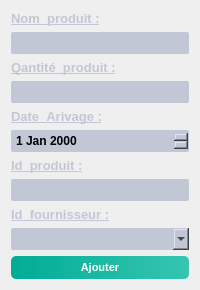
        <widget class="QWidget" name="tab_6">
         <attribute name="title">
          <string>Ajouter_produit</string>
         </attribute>
         <layout class="QVBoxLayout" name="verticalLayout_6">
          <item>
           <widget class="QLabel" name="label_12">
            <property name="font">
             <font>
              <pointsize>-1</pointsize>
              <weight>75</weight>
              <bold>true</bold>
              <underline>true</underline>
             </font>
            </property>
            <property name="styleSheet">
             <string notr="true">QLabel
{
	background-color: transparent;
	color: #c2c7d5;
	font-size: 13px;

}</string>
            </property>
            <property name="text">
             <string>Nom_produit :</string>
            </property>
           </widget>
          </item>
          <item>
           <widget class="QLineEdit" name="nom_ajouter">
            <property name="styleSheet">
             <string notr="true">background-color: #c2c7d5;
	color: #000;
	font-weight: bold;
	border: none;
	border-radius: 2px;
	padding: 3px;</string>
            </property>
           </widget>
          </item>
          <item>
           <widget class="QLabel" name="label_13">
            <property name="font">
             <font>
              <pointsize>-1</pointsize>
              <weight>75</weight>
              <bold>true</bold>
              <underline>true</underline>
             </font>
            </property>
            <property name="styleSheet">
             <string notr="true">QLabel
{
	background-color: transparent;
	color: #c2c7d5;
	font-size: 13px;

}</string>
            </property>
            <property name="text">
             <string>Qantité_produit :</string>
            </property>
           </widget>
          </item>
          <item>
           <widget class="QLineEdit" name="quantiter_ajouter">
            <property name="styleSheet">
             <string notr="true">background-color: #c2c7d5;
	color: #000;
	font-weight: bold;
	border: none;
	border-radius: 2px;
	padding: 3px;</string>
            </property>
           </widget>
          </item>
          <item>
           <widget class="QLabel" name="label_14">
            <property name="font">
             <font>
              <pointsize>-1</pointsize>
              <weight>75</weight>
              <bold>true</bold>
              <underline>true</underline>
             </font>
            </property>
            <property name="styleSheet">
             <string notr="true">QLabel
{
	background-color: transparent;
	color: #c2c7d5;
	font-size: 13px;

}</string>
            </property>
            <property name="text">
             <string>Date_Arivage :</string>
            </property>
           </widget>
          </item>
          <item>
           <widget class="QDateEdit" name="date_ajouter">
            <property name="styleSheet">
             <string notr="true">background-color: #c2c7d5;
	color: #000;
	font-weight: bold;
	border: none;
	border-radius: 2px;
	padding: 3px;</string>
            </property>
           </widget>
          </item>
          <item>
           <widget class="QLabel" name="label_15">
            <property name="font">
             <font>
              <pointsize>-1</pointsize>
              <weight>75</weight>
              <bold>true</bold>
              <underline>true</underline>
             </font>
            </property>
            <property name="styleSheet">
             <string notr="true">QLabel
{
	background-color: transparent;
	color: #c2c7d5;
	font-size: 13px;

}</string>
            </property>
            <property name="text">
             <string>Id_produit :</string>
            </property>
           </widget>
          </item>
          <item>
           <widget class="QLineEdit" name="id_ajouter">
            <property name="styleSheet">
             <string notr="true">background-color: #c2c7d5;
	color: #000;
	font-weight: bold;
	border: none;
	border-radius: 2px;
	padding: 3px;</string>
            </property>
           </widget>
          </item>
          <item>
           <widget class="QLabel" name="label_19">
            <property name="font">
             <font>
              <pointsize>-1</pointsize>
              <weight>75</weight>
              <bold>true</bold>
              <underline>true</underline>
             </font>
            </property>
            <property name="styleSheet">
             <string notr="true">QLabel
{
	background-color: transparent;
	color: #c2c7d5;
	font-size: 13px;

}</string>
            </property>
            <property name="text">
             <string>Id_fournisseur :</string>
            </property>
           </widget>
          </item>
          <item>
           <widget class="QComboBox" name="list_fournisseur">
            <property name="styleSheet">
             <string notr="true">background-color: #c2c7d5;
	color: #000;
	font-weight: bold;
	border: none;
	border-radius: 2px;
	padding: 3px;</string>
            </property>
           </widget>
          </item>
          <item>
           <widget class="QPushButton" name="pushButton_6">
            <property name="styleSheet">
             <string notr="true">QPushButton
{
	background-color: qlineargradient(spread:pad, x1:0, y1:0.511, x2:1, y2:0.511, stop:0 rgba(0, 172, 149, 255),stop:0.995192 rgba(54, 197, 177, 255));
	color: #fff;
	font-size: 11px;
	font-weight: bold;
	border: none;
	border-radius: 5px;
	padding: 5px;

}


QPushButton::hover
{
	background-color: qlineargradient(spread:pad, x1:0, y1:0.511, x2:1, y2:0.511, stop:0 rgba(0, 207, 179, 255),stop:1 rgba(70, 255, 230, 255));

}</string>
            </property>
            <property name="text">
             <string>Ajouter</string>
            </property>
           </widget>
          </item>
         </layout>
        </widget>
